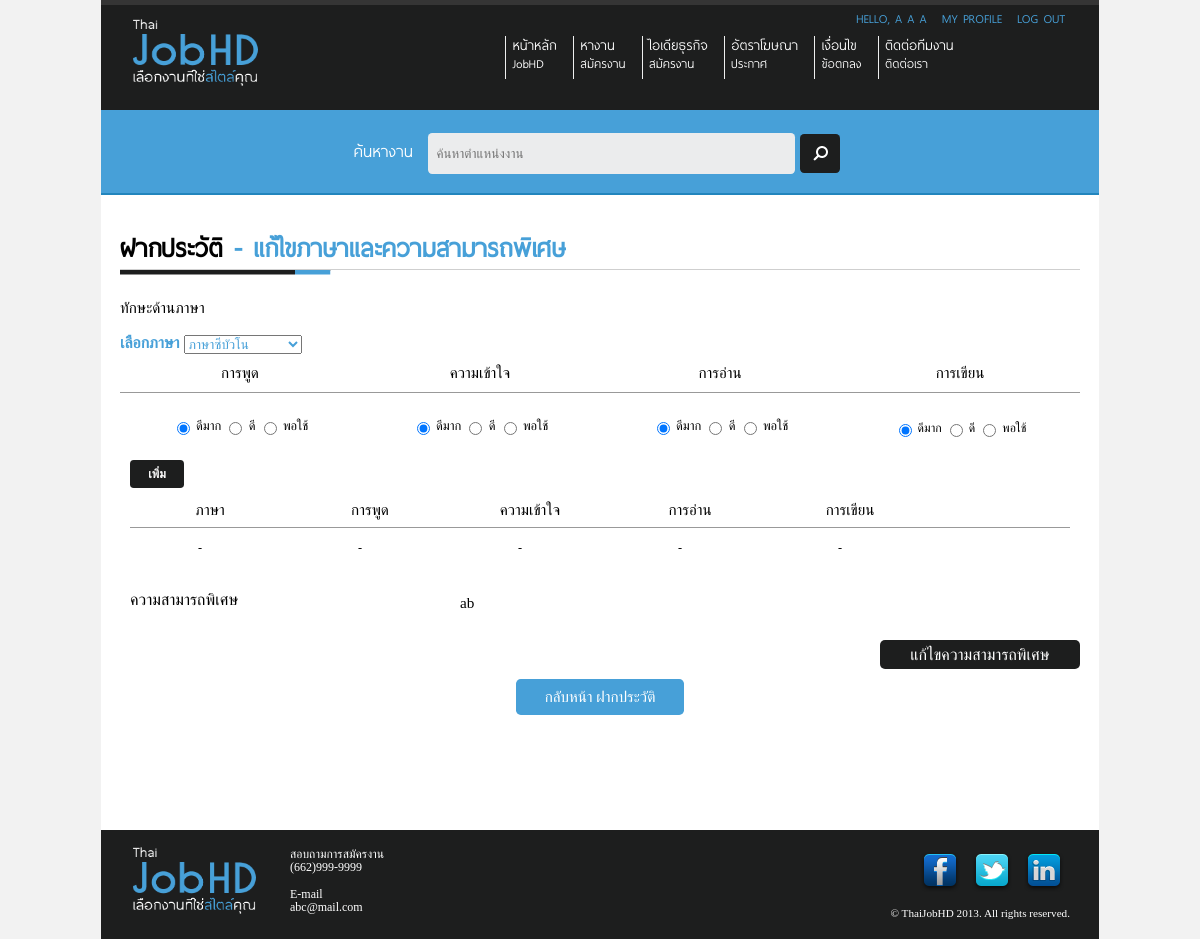
Page /Site/add-talent.php (signed in) on the earlier database version.
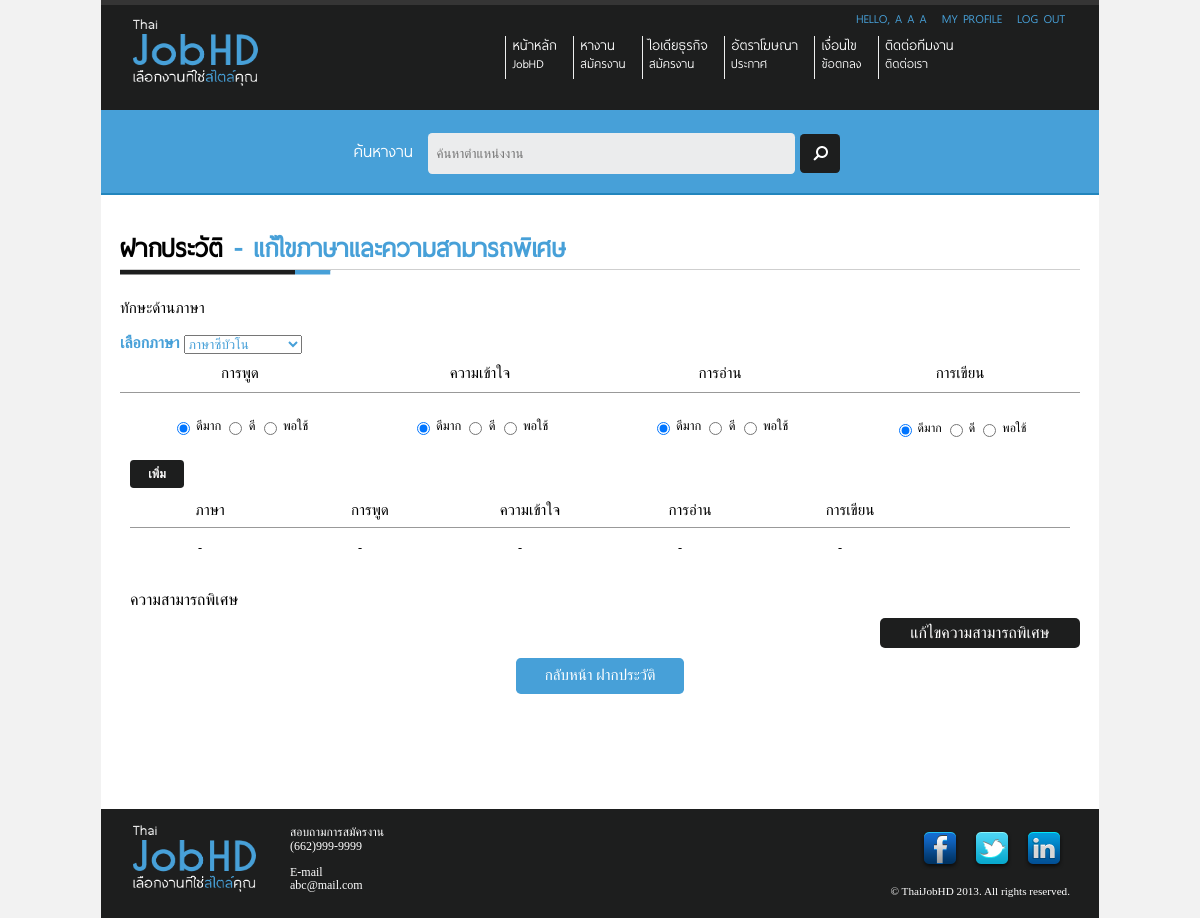
Same page on the later database version.
### tables this page shows
CREATE TABLE IF NOT EXISTS `buildthedot_thaijobhd_user_history_talent_others` (
  `user_history_talent_others_id` int(50) NOT NULL AUTO_INCREMENT,
  `user_account_id` int(50) NOT NULL,
  `topic` varchar(250) NOT NULL,
  PRIMARY KEY (`user_history_talent_others_id`)
);

### Site/include/top-menu.php (the view, shortened to what the changed rows need)
<div id="wrapper">

### Site/add-talent.php (shortened to what the changed rows need)
<?php
$rootpath = "./";
include ($rootpath . "include/header.php");
include ($rootpath . "include/top-menu.php");
if($_SESSION["userid"] == "" || (!(isset($_SESSION["userid"])))) {
	header("location: ".$rootpath."login.php");
}
else{
	$sql_user="
		SELECT *
		FROM  `buildthedot_thaijobhd_user_account`
		WHERE `id` = '".$_SESSION["userid"]."' ;
	";
	$result_user = @mysql_query($sql_user);
	if($rs_user = @mysql_fetch_array($result_user)){
?>
		<div id="wrapper">
			<div id="content" class="container_12">
				<div id="content-profile">
					<div id="head-title">
						<h1>ฝากประวัติ <span class="text-blue">-  แก้ไขภาษาและความสามารถพิเศษ</span></h1>
					</div>
					<form id="edit_talent_form" name="edit_talent_form" action="<?php echo $rootpath; ?>include/module/add-talent-language-process.php" method="POST" enctype="multipart/form-data">
						<br class="clear"/>
						<br class="clear"/>
						<h2 class="grid_3"><a href="#" class="add-button black round" onclick="document.getElementById('edit_talent_form').submit(); ">เพิ่ม</a></h2>
						<br class="clear"/>
					</form>
					<br class="clear"/>
<?php
					$sql_talent="
						SELECT *
						FROM  `buildthedot_thaijobhd_user_history_talent_languages`
						WHERE `user_account_id` = '".$_SESSION["userid"]."' ;
					";
					$result_talent = @mysql_query($sql_talent);
					if(@mysql_num_rows($result_talent)==0){
?>
						<br class="clear"/>
<?php
					}
?>
					<br class="clear"/>
					<div class="grid_8 space-top">
						<p class="grid_12">
<?php
							$sql_talent_special="
								SELECT *
								FROM  `buildthedot_thaijobhd_user_history_talent_others`
								WHERE `user_account_id` = '".$_SESSION["userid"]."' ;
							";
							$result_talent_special = @mysql_query($sql_talent_special);
							if($rs_talent_special = @mysql_fetch_array($result_talent_special)){
								echo $rs_talent_special["topic"];
							}
?>
						</p>
					</div>
					<br class="clear"/>
				</div>
			</div>
<?php
			include ("include/footer.php");
		}
}
?>

Differences in the rows shown:
removed buildthedot_thaijobhd_user_history_talent_others: topic "ab"
